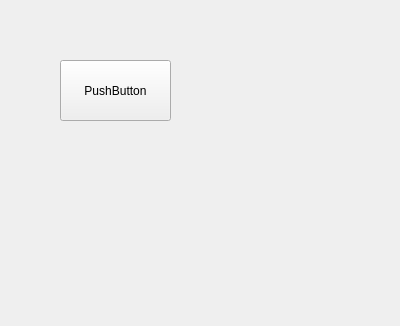
<?xml version="1.0" encoding="UTF-8"?>
<ui version="4.0">
 <class>Form</class>
 <widget class="QWidget" name="Form">
  <property name="geometry">
   <rect>
    <x>0</x>
    <y>0</y>
    <width>400</width>
    <height>326</height>
   </rect>
  </property>
  <property name="windowTitle">
   <string>Form</string>
  </property>
  <widget class="QPushButton" name="pushButton">
   <property name="geometry">
    <rect>
     <x>60</x>
     <y>60</y>
     <width>111</width>
     <height>61</height>
    </rect>
   </property>
   <property name="text">
    <string>PushButton</string>
   </property>
  </widget>
 </widget>
 <resources/>
 <connections/>
</ui>
